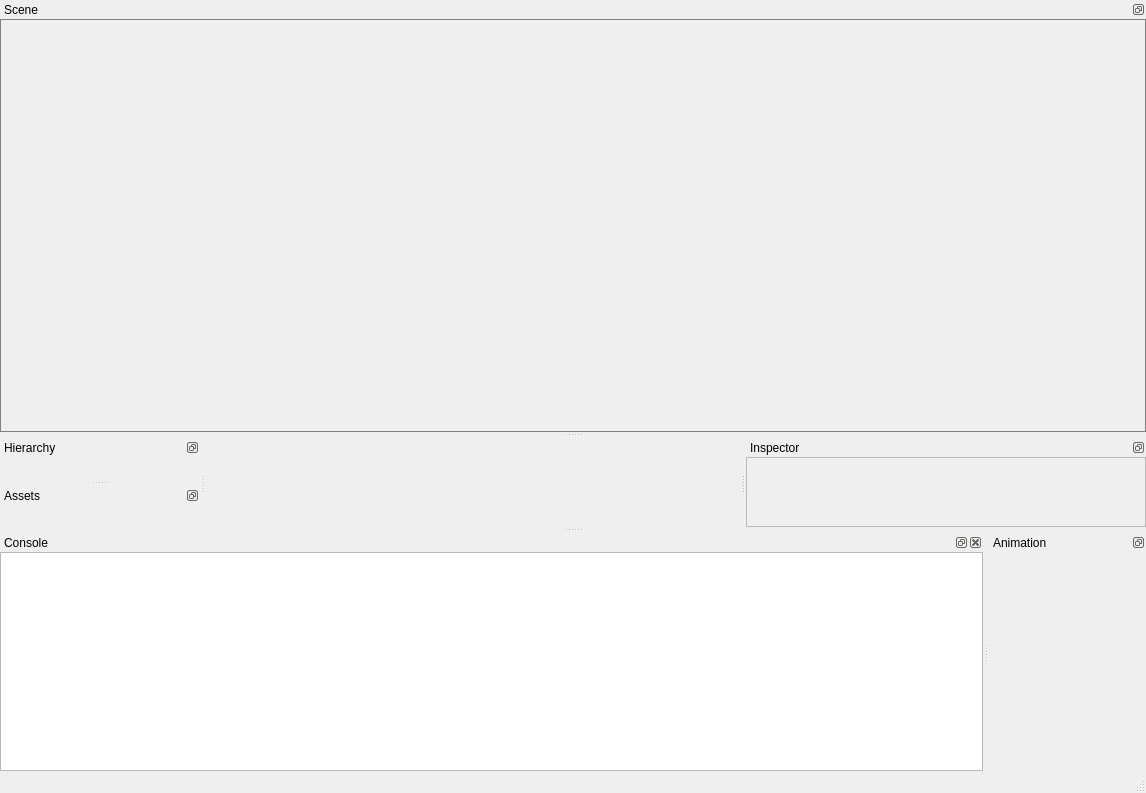
<?xml version="1.0" encoding="UTF-8"?>
<!--
 Copyright ©2017 Brian Curless.  All rights reserved.  Permission is hereby
 granted to students registered for University of Washington CSE 457 or CSE
 557 for use solely during Autumn Quarter 2017 for purposes of the course.
 No other use, copying, distribution, or modification is permitted without
 prior written consent. Copyrights for third-party components of this work
 must be honored.  Instructors interested in reusing these course materials
 should contact the author.
 -->
<ui version="4.0">
 <class>MainWindow</class>
 <widget class="QMainWindow" name="MainWindow">
  <property name="geometry">
   <rect>
    <x>0</x>
    <y>0</y>
    <width>1146</width>
    <height>793</height>
   </rect>
  </property>
  <property name="windowTitle">
   <string>Animator</string>
  </property>
  <property name="tabShape">
   <enum>QTabWidget::Triangular</enum>
  </property>
  <property name="dockOptions">
   <set>QMainWindow::AllowTabbedDocks|QMainWindow::AnimatedDocks|QMainWindow::ForceTabbedDocks</set>
  </property>
  <widget class="QWidget" name="centralWidget">
   <property name="enabled">
    <bool>false</bool>
   </property>
   <property name="minimumSize">
    <size>
     <width>0</width>
     <height>0</height>
    </size>
   </property>
   <property name="maximumSize">
    <size>
     <width>16777215</width>
     <height>0</height>
    </size>
   </property>
   <property name="cursor">
    <cursorShape>ArrowCursor</cursorShape>
   </property>
   <property name="autoFillBackground">
    <bool>true</bool>
   </property>
   <layout class="QHBoxLayout" name="horizontalLayout_6">
    <property name="spacing">
     <number>0</number>
    </property>
    <property name="leftMargin">
     <number>0</number>
    </property>
    <property name="topMargin">
     <number>0</number>
    </property>
    <property name="rightMargin">
     <number>0</number>
    </property>
    <property name="bottomMargin">
     <number>0</number>
    </property>
   </layout>
  </widget>
  <widget class="QMenuBar" name="menuBar">
   <property name="geometry">
    <rect>
     <x>0</x>
     <y>0</y>
     <width>1146</width>
     <height>20</height>
    </rect>
   </property>
  </widget>
  <widget class="QStatusBar" name="statusBar"/>
  <widget class="QDockWidget" name="inspectorDock">
   <property name="sizePolicy">
    <sizepolicy hsizetype="Minimum" vsizetype="MinimumExpanding">
     <horstretch>0</horstretch>
     <verstretch>0</verstretch>
    </sizepolicy>
   </property>
   <property name="minimumSize">
    <size>
     <width>400</width>
     <height>89</height>
    </size>
   </property>
   <property name="maximumSize">
    <size>
     <width>524287</width>
     <height>524287</height>
    </size>
   </property>
   <property name="features">
    <set>QDockWidget::DockWidgetFloatable|QDockWidget::DockWidgetMovable</set>
   </property>
   <property name="allowedAreas">
    <set>Qt::AllDockWidgetAreas</set>
   </property>
   <property name="windowTitle">
    <string>Inspector</string>
   </property>
   <attribute name="dockWidgetArea">
    <number>2</number>
   </attribute>
   <widget class="QWidget" name="inspectorWidget">
    <property name="sizePolicy">
     <sizepolicy hsizetype="Preferred" vsizetype="Preferred">
      <horstretch>0</horstretch>
      <verstretch>0</verstretch>
     </sizepolicy>
    </property>
    <property name="minimumSize">
     <size>
      <width>200</width>
      <height>0</height>
     </size>
    </property>
    <property name="maximumSize">
     <size>
      <width>16777215</width>
      <height>16777215</height>
     </size>
    </property>
    <layout class="QVBoxLayout" name="inspectorLayout">
     <property name="leftMargin">
      <number>0</number>
     </property>
     <property name="topMargin">
      <number>0</number>
     </property>
     <property name="rightMargin">
      <number>0</number>
     </property>
     <property name="bottomMargin">
      <number>0</number>
     </property>
     <item>
      <widget class="QScrollArea" name="scrollArea">
       <property name="widgetResizable">
        <bool>true</bool>
       </property>
       <widget class="QWidget" name="scrollAreaWidgetContents">
        <property name="geometry">
         <rect>
          <x>0</x>
          <y>0</y>
          <width>398</width>
          <height>68</height>
         </rect>
        </property>
       </widget>
      </widget>
     </item>
    </layout>
   </widget>
  </widget>
  <widget class="QDockWidget" name="hierarchyDock">
   <property name="sizePolicy">
    <sizepolicy hsizetype="Minimum" vsizetype="MinimumExpanding">
     <horstretch>0</horstretch>
     <verstretch>0</verstretch>
    </sizepolicy>
   </property>
   <property name="maximumSize">
    <size>
     <width>524287</width>
     <height>524287</height>
    </size>
   </property>
   <property name="features">
    <set>QDockWidget::DockWidgetFloatable|QDockWidget::DockWidgetMovable</set>
   </property>
   <property name="allowedAreas">
    <set>Qt::AllDockWidgetAreas</set>
   </property>
   <property name="windowTitle">
    <string>Hierarchy</string>
   </property>
   <attribute name="dockWidgetArea">
    <number>1</number>
   </attribute>
   <widget class="QWidget" name="hierarchyWidget">
    <property name="sizePolicy">
     <sizepolicy hsizetype="Expanding" vsizetype="Expanding">
      <horstretch>0</horstretch>
      <verstretch>0</verstretch>
     </sizepolicy>
    </property>
    <property name="minimumSize">
     <size>
      <width>200</width>
      <height>0</height>
     </size>
    </property>
    <property name="maximumSize">
     <size>
      <width>16777215</width>
      <height>16777215</height>
     </size>
    </property>
    <layout class="QVBoxLayout" name="hierarchyLayout"/>
   </widget>
  </widget>
  <widget class="QDockWidget" name="consoleDock">
   <property name="sizePolicy">
    <sizepolicy hsizetype="Expanding" vsizetype="Expanding">
     <horstretch>0</horstretch>
     <verstretch>0</verstretch>
    </sizepolicy>
   </property>
   <property name="minimumSize">
    <size>
     <width>70</width>
     <height>119</height>
    </size>
   </property>
   <property name="maximumSize">
    <size>
     <width>524287</width>
     <height>524287</height>
    </size>
   </property>
   <property name="floating">
    <bool>false</bool>
   </property>
   <property name="features">
    <set>QDockWidget::AllDockWidgetFeatures</set>
   </property>
   <property name="allowedAreas">
    <set>Qt::AllDockWidgetAreas</set>
   </property>
   <property name="windowTitle">
    <string>Console</string>
   </property>
   <attribute name="dockWidgetArea">
    <number>8</number>
   </attribute>
   <widget class="QWidget" name="consoleWidget">
    <property name="minimumSize">
     <size>
      <width>0</width>
      <height>100</height>
     </size>
    </property>
    <property name="maximumSize">
     <size>
      <width>16777215</width>
      <height>16777215</height>
     </size>
    </property>
    <layout class="QVBoxLayout" name="verticalLayout">
     <property name="leftMargin">
      <number>0</number>
     </property>
     <property name="topMargin">
      <number>0</number>
     </property>
     <property name="rightMargin">
      <number>0</number>
     </property>
     <property name="bottomMargin">
      <number>0</number>
     </property>
     <item>
      <widget class="QTextEdit" name="console">
       <property name="sizePolicy">
        <sizepolicy hsizetype="Preferred" vsizetype="Expanding">
         <horstretch>0</horstretch>
         <verstretch>0</verstretch>
        </sizepolicy>
       </property>
       <property name="readOnly">
        <bool>true</bool>
       </property>
       <property name="placeholderText">
        <string/>
       </property>
      </widget>
     </item>
    </layout>
   </widget>
  </widget>
  <widget class="QDockWidget" name="sceneDock">
   <property name="sizePolicy">
    <sizepolicy hsizetype="Expanding" vsizetype="Expanding">
     <horstretch>0</horstretch>
     <verstretch>0</verstretch>
    </sizepolicy>
   </property>
   <property name="minimumSize">
    <size>
     <width>768</width>
     <height>432</height>
    </size>
   </property>
   <property name="features">
    <set>QDockWidget::DockWidgetFloatable|QDockWidget::DockWidgetMovable</set>
   </property>
   <property name="allowedAreas">
    <set>Qt::AllDockWidgetAreas</set>
   </property>
   <property name="windowTitle">
    <string>Scene</string>
   </property>
   <attribute name="dockWidgetArea">
    <number>4</number>
   </attribute>
   <widget class="QWidget" name="sceneWidget">
    <property name="sizePolicy">
     <sizepolicy hsizetype="Expanding" vsizetype="Expanding">
      <horstretch>0</horstretch>
      <verstretch>0</verstretch>
     </sizepolicy>
    </property>
    <property name="minimumSize">
     <size>
      <width>256</width>
      <height>144</height>
     </size>
    </property>
    <property name="styleSheet">
     <string notr="true">#sceneWidget{
border: 1px solid gray
}</string>
    </property>
    <layout class="QVBoxLayout" name="sceneLayout">
     <property name="spacing">
      <number>0</number>
     </property>
     <property name="leftMargin">
      <number>0</number>
     </property>
     <property name="topMargin">
      <number>0</number>
     </property>
     <property name="rightMargin">
      <number>0</number>
     </property>
     <property name="bottomMargin">
      <number>0</number>
     </property>
    </layout>
   </widget>
  </widget>
  <widget class="QDockWidget" name="assetsDock">
   <property name="features">
    <set>QDockWidget::DockWidgetFloatable|QDockWidget::DockWidgetMovable</set>
   </property>
   <property name="windowTitle">
    <string>Assets</string>
   </property>
   <attribute name="dockWidgetArea">
    <number>1</number>
   </attribute>
   <widget class="QWidget" name="assetsWidget">
    <layout class="QHBoxLayout" name="assetsLayout"/>
   </widget>
  </widget>
  <widget class="QDockWidget" name="animatorDock">
   <property name="features">
    <set>QDockWidget::DockWidgetFloatable|QDockWidget::DockWidgetMovable</set>
   </property>
   <property name="windowTitle">
    <string>Animation</string>
   </property>
   <attribute name="dockWidgetArea">
    <number>8</number>
   </attribute>
   <widget class="QWidget" name="animatorWidget">
    <layout class="QVBoxLayout" name="animatorLayout"/>
   </widget>
  </widget>
  <action name="action_About">
   <property name="text">
    <string>&amp;About</string>
   </property>
  </action>
 </widget>
 <layoutdefault spacing="6" margin="11"/>
 <resources/>
 <connections/>
</ui>
